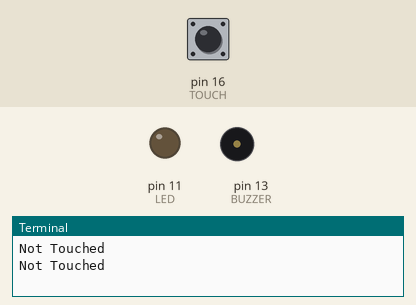
A program run on a simulated Raspberry Pi (header pin numbers). Shown: output pins drawn as LEDs (lit = HIGH), buzzer (waves = sounding, pin HIGH), the last lines printed to the terminal. The test bench sets the inputs (shaded band); at power-on: pin 16 (TOUCH) LOW.

Above: at 1.2 s.
1.3 s: pin 16 (TOUCH) pulled HIGH for 1.2 s
At 2.4 s:
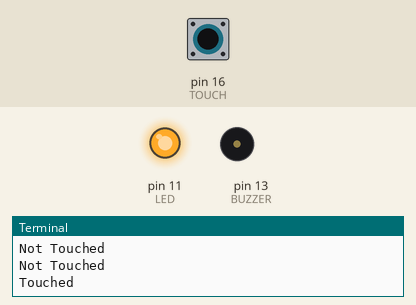
4.5 s: pin 16 (TOUCH) pulled HIGH for 3.2 s
At 9.4 s:
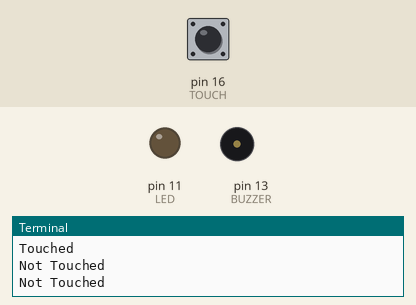
Timing chart, 0 to 10.9 s (numbered marks = the images above; inputs shaded):
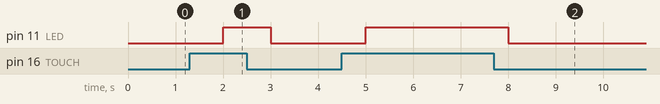

Measured:
- after the input at 1.3 s, pin 11 (LED): LOW → HIGH after 0.70 s, → LOW 1.0 s later
- after the input at 4.5 s, pin 11 (LED): LOW → HIGH after 0.50 s, → LOW 3.0 s later

The program:

Board_Touchsensor.py
```python
import RPi.GPIO as GPIO
import time
GPIO.setmode(GPIO.BOARD)

LED = 11
BUZZER = 13
TOUCH = 16

GPIO.setup(LED,GPIO.OUT)
GPIO.setup(BUZZER,GPIO.OUT)
GPIO.setup(TOUCH,GPIO.IN)

try:
    while True:
        if (GPIO.input(TOUCH) == True):
            print("Touched")
            GPIO.output(LED, GPIO.HIGH)
            time.sleep(1)
        else:
            print("Not Touched")
            GPIO.output(LED, GPIO.LOW)
            time.sleep(1)

except (KeyboardInterrupt, RuntimeError, TypeError):
    GPIO.cleanup()
    print("clean up performed")
finally:
    GPIO.cleanup()
    print("final cleanup") 
```
